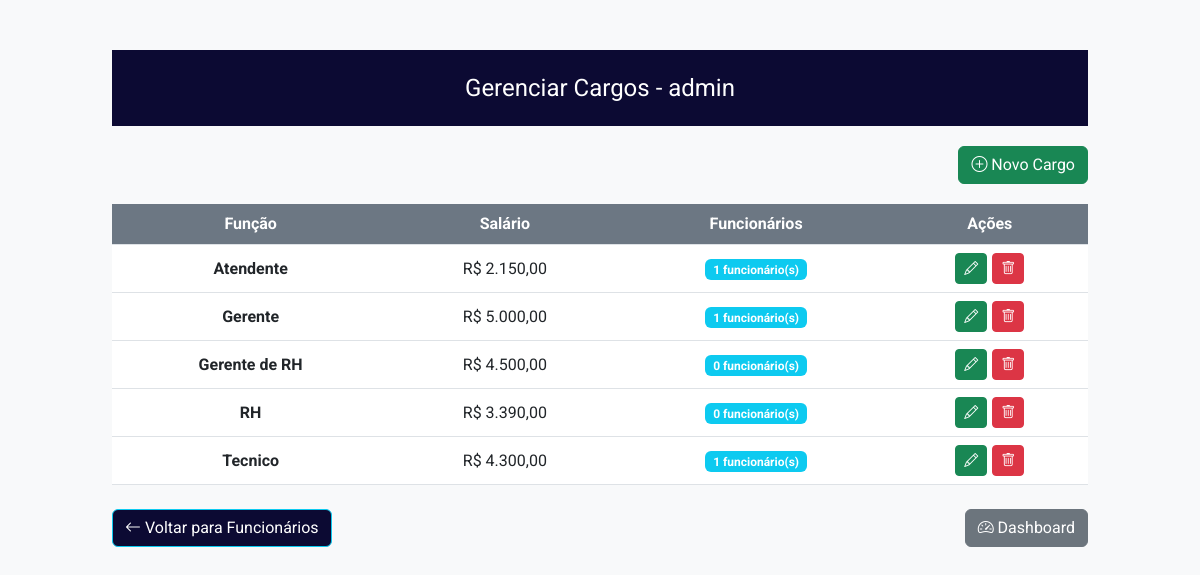
/restrito/pastas_admin/CARGOS/gerenciar_cargos.php (signed in), run on the app's committed database.
### tables this page shows
CREATE TABLE cargos (
id INT AUTO_INCREMENT PRIMARY KEY,
funcao VARCHAR(128),
salario DECIMAL(10, 2)
);

### restrito/pastas_admin/CARGOS/gerenciar_cargos.php (the view, shortened to what this page needs)
<!DOCTYPE html>
<html lang="pt-BR">
<head>
    <link rel="stylesheet" href="https://cdn.jsdelivr.net/npm/bootstrap@5.3.0/dist/css/bootstrap.min.css">
    <link rel="stylesheet" href="https://cdn.jsdelivr.net/npm/bootstrap-icons/font/bootstrap-icons.css">
</head>
<body>
    <?php
    include "../../conexao.php";
    $sql = "SELECT
            cargos.id,
            cargos.funcao,
            cargos.salario,
            COUNT(funcionarios.id) as total_funcionarios
            FROM cargos
            LEFT JOIN funcionarios ON cargos.id = funcionarios.cargo
            GROUP BY cargos.id, cargos.funcao, cargos.salario
            ORDER BY cargos.funcao ASC";
    $dados = mysqli_query($conn, $sql);
    ?>
    <div class="container">
        <div class="card-header">Gerenciar Cargos - admin</div>
        <div class="new-cargo-btn">
            <button type="button" class="btn btn-success" data-bs-toggle="modal" data-bs-target="#modalNovoCargo">
                <i class="bi bi-plus-circle"></i> Novo Cargo
            </button>
        </div>
        <?php if (mysqli_num_rows($dados) > 0): ?>
            <table class="table table-hover">
                <thead>
                    <tr>
                        <th>Função</th>
                        <th>Salário</th>
                        <th>Funcionários</th>
                        <th>Ações</th>
                    </tr>
                </thead>
                <tbody>
                    <?php
                    while ($linha = mysqli_fetch_assoc($dados)) {
                        $id = $linha['id'];
                        $funcao = $linha['funcao'];
                        $salario = $linha['salario'];
                        $total_funcionarios = $linha['total_funcionarios'];
                        $salario_formatado = 'R$ ' . number_format($salario, 2, ',', '.');
                        echo "<tr>
                            <td><strong>$funcao</strong></td>
                            <td>$salario_formatado</td>
                            <td><span class='badge bg-info'>$total_funcionarios funcionário(s)</span></td>
                            <td>
                                <div class='action-buttons'>
                                    <button type='button' class='btn btn-success btn-sm' data-bs-toggle='modal' data-bs-target='#modalEditar$id' title='Editar'>
                                        <i class='bi bi-pencil'></i>
                                    </button>
                                    <button type='button' class='btn btn-danger btn-sm' data-bs-toggle='modal' data-bs-target='#confirma$id' title='Excluir'>
                                        <i class='bi bi-trash'></i>
                                    </button>
                                </div>
                            </td>
                        </tr>";
                    }
                    ?>
                </tbody>
            </table>
        <?php endif; ?>
        <div class="d-flex justify-content-between mt-4">
            <a href="../FUNCIONARIOS.PHP" class="btn btn-info" style="background-color: #0c0a33; color: #fff;">
                <i class="bi bi-arrow-left"></i> Voltar para Funcionários
            </a>
            <a href="../../admin_homepage.php" class="btn btn-secondary" style="background-color: #6c757d; color: #fff;">
                <i class="bi bi-speedometer2"></i> Dashboard
            </a>
        </div>
    </div>
</body>
</html>

### restrito/pastas_admin/CARGOS/gerenciar_cargos.php (style rules this page uses)
body { background-color: #f8f9fa; font-family: 'Roboto', sans-serif; }
.container { max-width: 1000px; margin-top: 50px; }
.card-header { background-color: #0c0a33; color: white; text-align: center; font-size: 24px; padding: 20px; border-radius: 10px; margin-bottom: 20px; }
.table th { background-color: rgb(108, 119, 131); color: white; text-align: center; vertical-align: middle; }
.table td { text-align: center; vertical-align: middle; }
.action-buttons { display: flex; gap: 5px; justify-content: center; }
.new-cargo-btn { margin-bottom: 20px; text-align: right; }

### data on the page
cargos: funcao "Atendente", salario "R$ 2.150,00", total_funcionarios "1"
cargos: funcao "Gerente", salario "R$ 5.000,00", total_funcionarios "1"
cargos: funcao "Gerente de RH", salario "R$ 4.500,00", total_funcionarios "0"
cargos: funcao "RH", salario "R$ 3.390,00", total_funcionarios "0"
cargos: funcao "Tecnico", salario "R$ 4.300,00", total_funcionarios "1"
